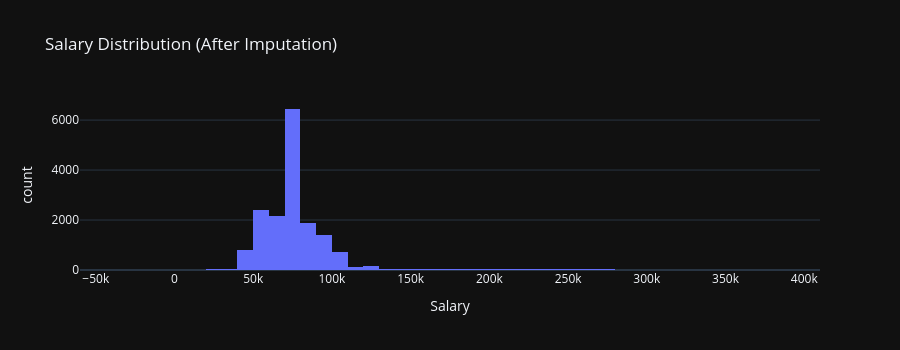

Here is the notebook cell this chart was saved with:
### Markdown cell above
### 1.1 Numerical Imputation — Salary

**Strategy:** Median imputation grouped by `Education × Province`. Salary is correlated with education level and geographic region, so grouped imputation is more accurate than global median.

### Code cell
salary_missing_before = loyalty['Salary'].isnull().sum()
salary_missing_pct = salary_missing_before / len(loyalty) * 100
print(f'Salary missing BEFORE: {salary_missing_before:,} ({salary_missing_pct:.1f}%)')

# Create Salary_Missing indicator (useful for modeling if missingness is informative)
loyalty['Salary_Missing'] = loyalty['Salary'].isnull().astype(int)

# Grouped median imputation: Education × Province
loyalty['Salary'] = loyalty.groupby(['Education', 'Province'])['Salary'].transform(
    lambda x: x.fillna(x.median())
)

# Fallback: if still missing (rare group combinations), use Education-level median
loyalty['Salary'] = loyalty.groupby('Education')['Salary'].transform(
    lambda x: x.fillna(x.median())
)

# Final fallback: global median
loyalty['Salary'] = loyalty['Salary'].fillna(loyalty['Salary'].median())

salary_missing_after = loyalty['Salary'].isnull().sum()
print(f'Salary missing AFTER:  {salary_missing_after:,}')

# Visualize before/after
fig = px.histogram(loyalty, x='Salary', nbins=50, title='Salary Distribution (After Imputation)',
                   color_discrete_sequence=['#636EFA'])
fig.update_layout(template='plotly_dark', height=350)
fig.show()

### Figure 1 — Plotly figure (JSON) as saved in the notebook; plotly's stock layout.template omitted (floating-point values rounded to 4 significant figures; data arrays with more than 128 entries replaced by an {"elided": "..."} marker saying what was removed)
{"data": [{"bingroup": "x", "hovertemplate": "Salary=%{x}<br>count=%{y}<extra></extra>", "legendgroup": "", "marker": {"color": "#636EFA", "pattern": {"shape": ""}}, "name": "", "nbinsx": 50, "orientation": "v", "showlegend": false, "type": "histogram", "x": {"elided": "16737 float values"}, "xaxis": "x", "yaxis": "y"}], "layout": {"barmode": "relative", "height": 350, "legend": {"tracegroupgap": 0}, "title": {"text": "Salary Distribution (After Imputation)"}, "xaxis": {"anchor": "y", "domain": [0, 1], "title": {"text": "Salary"}}, "yaxis": {"anchor": "x", "domain": [0, 1], "title": {"text": "count"}}}}
